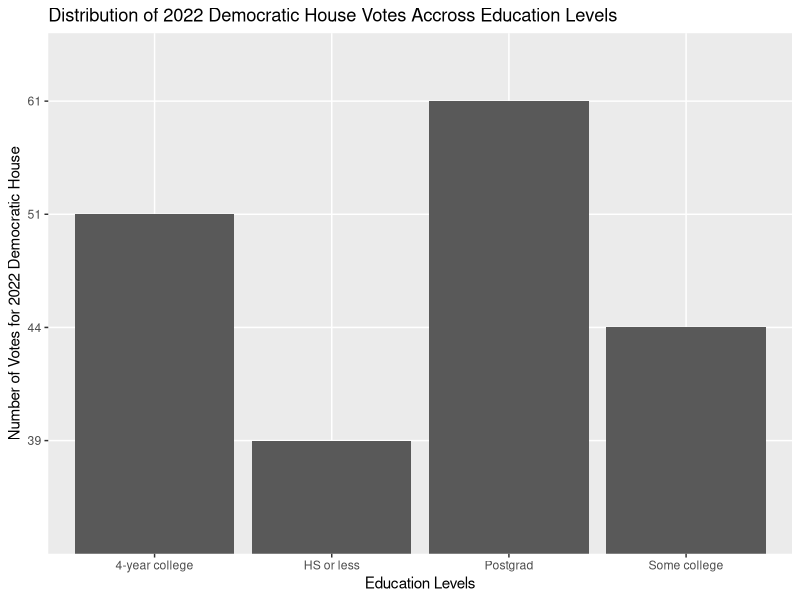
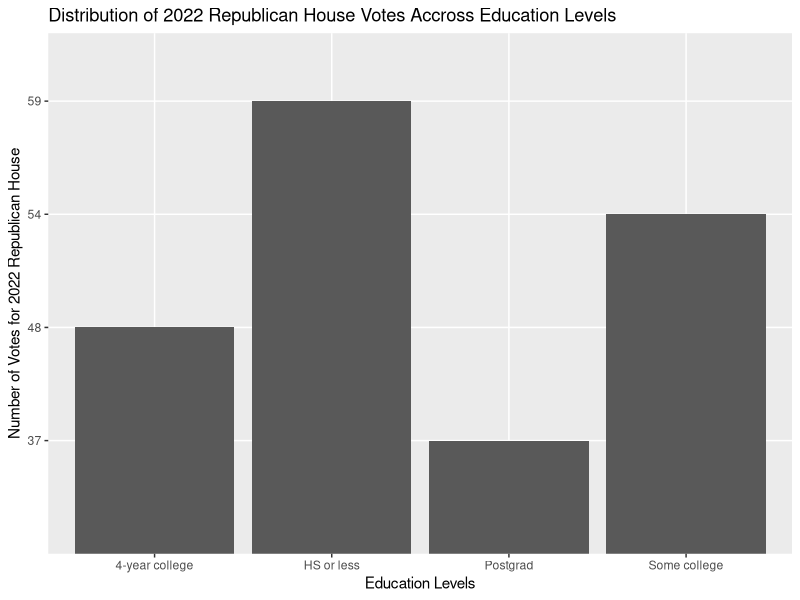

R code for these plots, in order:
## ---- chunk 1
library(tidyverse)
library(dplyr)
voting_demographics <- read_csv("2016-2022 Validated Voter Detailed Tables - Sheet 1.csv")
sorted_education1 <- voting_demographics[-c(118:180),]
sorted_education1 <- voting_demographics[-c(4:112),]
sorted_ed <- sorted_education1[-c(9:71),]
sorted_ed <- sorted_ed[,-c(3:40)]
colnames(sorted_ed)[1] <- "Education"
colnames(sorted_ed)[2] <- "2022 Democratic House Vote"
keep <- c(FALSE, FALSE, FALSE, FALSE, TRUE, TRUE, TRUE, TRUE)
sortedfinal <- sorted_ed[keep,]
knitr::kable(sortedfinal)
## ---- chunk 2
install.packages("ggplot2")
library(ggplot2)
twentytwo_dem_house <- sortedfinal |>
ggplot(twentytwo_dem_house,
       mapping = aes(x = Education, y = `2022 Democratic House Vote`)) +
  geom_col() +
  labs(x = "Education Levels", y = "Number of Votes for 2022 Democratic House", title = "Distribution of 2022 Democratic House Votes Accross Education Levels")
print(twentytwo_dem_house)
## ---- chunk 3
voting_demographics <- read_csv("2016-2022 Validated Voter Detailed Tables - Sheet 1.csv")
sorted_education1 <- voting_demographics[-c(118:180),]
sorted_education1 <- voting_demographics[-c(4:112),]
sorted_ed2 <- sorted_education1[-c(9:71),]
sorted_ed2 <- sorted_ed2[,-c(4:40)]
sorted_ed2 <- sorted_ed2[,-c(2),]
colnames(sorted_ed2)[1] <- "Education"
colnames(sorted_ed2)[2] <- "2022 Republican House Vote"
keep <- c(FALSE, FALSE, FALSE, FALSE, TRUE, TRUE, TRUE, TRUE)
sortedfinal2 <- sorted_ed2[keep,]
knitr::kable(sortedfinal2)
## ---- chunk 4
twentytwo_rep_house <- sortedfinal2 |>
ggplot(twentytwo_rep_house,
       mapping = aes(x = Education, y = `2022 Republican House Vote`)) +
  geom_col() +
  labs(x = "Education Levels", y = "Number of Votes for 2022 Republican House", title = "Distribution of 2022 Republican House Votes Accross Education Levels") 
print(twentytwo_rep_house)
## ---- chunk 5
dem_fit <- lm(`2022 Democratic House Vote` ~ Education, data = sortedfinal)
dem_fit

rep_fit <- lm(`2022 Republican House Vote` ~ Education, data = sortedfinal2)
rep_fit
